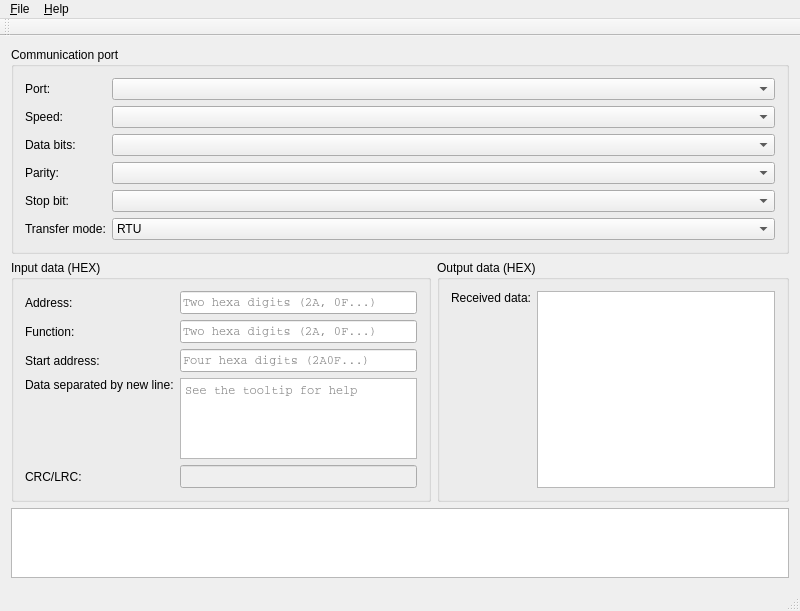
<?xml version="1.0" encoding="UTF-8"?>
<ui version="4.0">
 <class>MainWindow</class>
 <widget class="QMainWindow" name="MainWindow">
  <property name="enabled">
   <bool>true</bool>
  </property>
  <property name="geometry">
   <rect>
    <x>0</x>
    <y>0</y>
    <width>800</width>
    <height>611</height>
   </rect>
  </property>
  <property name="minimumSize">
   <size>
    <width>800</width>
    <height>600</height>
   </size>
  </property>
  <property name="windowTitle">
   <string>Basic MODBUS communication tool</string>
  </property>
  <widget class="QWidget" name="centralWidget">
   <layout class="QGridLayout" name="gridLayout_2">
    <item row="3" column="0" colspan="2">
     <layout class="QHBoxLayout" name="horizontalLayout">
      <item>
       <widget class="QGroupBox" name="groupBox">
        <property name="title">
         <string>Input data (HEX)</string>
        </property>
        <layout class="QGridLayout" name="gridLayout">
         <item row="1" column="0">
          <widget class="QLabel" name="label_3">
           <property name="text">
            <string>Function:</string>
           </property>
          </widget>
         </item>
         <item row="3" column="0" alignment="Qt::AlignTop">
          <widget class="QLabel" name="label_5">
           <property name="text">
            <string>Data separated by new line:</string>
           </property>
          </widget>
         </item>
         <item row="0" column="1">
          <widget class="QLineEdit" name="leAddress1">
           <property name="font">
            <font>
             <family>Courier</family>
            </font>
           </property>
           <property name="inputMask">
            <string/>
           </property>
           <property name="maxLength">
            <number>32767</number>
           </property>
           <property name="placeholderText">
            <string>Two hexa digits (2A, 0F...)</string>
           </property>
          </widget>
         </item>
         <item row="3" column="1">
          <widget class="QPlainTextEdit" name="teData">
           <property name="font">
            <font>
             <family>Courier</family>
            </font>
           </property>
           <property name="toolTip">
            <string>&lt;html&gt;&lt;head/&gt;&lt;body&gt;&lt;p&gt;Data se zadávají jako byte v hexa (0A, 5F) oddělené enterem. Pro režim čtení se zadávají pouze dva byte (první HIGH, druhý LOW) s očekávaným počtem přijatých byte např.:&lt;/p&gt;&lt;p&gt;&lt;span style=&quot; font-weight:600;&quot;&gt;00&lt;/span&gt;&lt;/p&gt;&lt;p&gt;&lt;span style=&quot; font-weight:600;&quot;&gt;02&lt;/span&gt;&lt;/p&gt;&lt;p&gt;pro přijeté 2 byte. Maximální počet byte je 20 slov, tj. 40 byte, v režimu zápisu na zařízení.&lt;/p&gt;&lt;/body&gt;&lt;/html&gt;</string>
           </property>
           <property name="placeholderText">
            <string>See the tooltip for help</string>
           </property>
          </widget>
         </item>
         <item row="2" column="0">
          <widget class="QLabel" name="label_4">
           <property name="text">
            <string>Start address:</string>
           </property>
          </widget>
         </item>
         <item row="2" column="1">
          <widget class="QLineEdit" name="leStartAddress">
           <property name="font">
            <font>
             <family>Courier</family>
            </font>
           </property>
           <property name="maxLength">
            <number>4</number>
           </property>
           <property name="placeholderText">
            <string>Four hexa digits (2A0F...)</string>
           </property>
          </widget>
         </item>
         <item row="0" column="0">
          <widget class="QLabel" name="label_2">
           <property name="text">
            <string>Address:</string>
           </property>
          </widget>
         </item>
         <item row="1" column="1">
          <widget class="QLineEdit" name="leFunction">
           <property name="font">
            <font>
             <family>Courier</family>
            </font>
           </property>
           <property name="maxLength">
            <number>2</number>
           </property>
           <property name="placeholderText">
            <string>Two hexa digits (2A, 0F...)</string>
           </property>
          </widget>
         </item>
         <item row="4" column="0">
          <widget class="QLabel" name="label_6">
           <property name="text">
            <string>CRC/LRC:</string>
           </property>
          </widget>
         </item>
         <item row="4" column="1">
          <widget class="QLineEdit" name="leCRC">
           <property name="enabled">
            <bool>false</bool>
           </property>
           <property name="font">
            <font>
             <family>Courier</family>
            </font>
           </property>
           <property name="text">
            <string/>
           </property>
           <property name="maxLength">
            <number>4</number>
           </property>
           <property name="placeholderText">
            <string/>
           </property>
          </widget>
         </item>
         <item row="5" column="0" colspan="2">
          <spacer name="verticalSpacer">
           <property name="orientation">
            <enum>Qt::Vertical</enum>
           </property>
           <property name="sizeHint" stdset="0">
            <size>
             <width>20</width>
             <height>40</height>
            </size>
           </property>
          </spacer>
         </item>
        </layout>
       </widget>
      </item>
      <item>
       <widget class="QGroupBox" name="groupBox_2">
        <property name="title">
         <string>Output data (HEX)</string>
        </property>
        <layout class="QGridLayout" name="gridLayout_3">
         <item row="0" column="1">
          <widget class="QPlainTextEdit" name="teOutput">
           <property name="font">
            <font>
             <family>Courier</family>
            </font>
           </property>
           <property name="readOnly">
            <bool>true</bool>
           </property>
          </widget>
         </item>
         <item row="0" column="0" alignment="Qt::AlignTop">
          <widget class="QLabel" name="label_7">
           <property name="text">
            <string>Received data:</string>
           </property>
          </widget>
         </item>
        </layout>
       </widget>
      </item>
     </layout>
    </item>
    <item row="0" column="0" colspan="2">
     <widget class="QGroupBox" name="groupBox_3">
      <property name="title">
       <string>Communication port</string>
      </property>
      <layout class="QGridLayout" name="gridLayout_4">
       <item row="6" column="0">
        <widget class="QLabel" name="label_12">
         <property name="text">
          <string>Transfer mode:</string>
         </property>
        </widget>
       </item>
       <item row="6" column="1">
        <widget class="QComboBox" name="comboBox">
         <property name="sizePolicy">
          <sizepolicy hsizetype="Expanding" vsizetype="Fixed">
           <horstretch>0</horstretch>
           <verstretch>0</verstretch>
          </sizepolicy>
         </property>
         <item>
          <property name="text">
           <string>RTU</string>
          </property>
         </item>
         <item>
          <property name="text">
           <string>ASCII</string>
          </property>
         </item>
        </widget>
       </item>
       <item row="4" column="1">
        <widget class="QComboBox" name="cbParity">
         <property name="sizePolicy">
          <sizepolicy hsizetype="Expanding" vsizetype="Fixed">
           <horstretch>0</horstretch>
           <verstretch>0</verstretch>
          </sizepolicy>
         </property>
        </widget>
       </item>
       <item row="1" column="1">
        <widget class="QComboBox" name="cbPort">
         <property name="sizePolicy">
          <sizepolicy hsizetype="Expanding" vsizetype="Fixed">
           <horstretch>0</horstretch>
           <verstretch>0</verstretch>
          </sizepolicy>
         </property>
        </widget>
       </item>
       <item row="2" column="1">
        <widget class="QComboBox" name="cbPortSpeed">
         <property name="sizePolicy">
          <sizepolicy hsizetype="Expanding" vsizetype="Fixed">
           <horstretch>0</horstretch>
           <verstretch>0</verstretch>
          </sizepolicy>
         </property>
        </widget>
       </item>
       <item row="1" column="0">
        <widget class="QLabel" name="label">
         <property name="text">
          <string>Port:</string>
         </property>
        </widget>
       </item>
       <item row="3" column="1">
        <widget class="QComboBox" name="cbDataBit">
         <property name="sizePolicy">
          <sizepolicy hsizetype="Expanding" vsizetype="Fixed">
           <horstretch>0</horstretch>
           <verstretch>0</verstretch>
          </sizepolicy>
         </property>
        </widget>
       </item>
       <item row="3" column="0">
        <widget class="QLabel" name="label_9">
         <property name="text">
          <string>Data bits:</string>
         </property>
        </widget>
       </item>
       <item row="4" column="0">
        <widget class="QLabel" name="label_10">
         <property name="text">
          <string>Parity:</string>
         </property>
        </widget>
       </item>
       <item row="5" column="0">
        <widget class="QLabel" name="label_11">
         <property name="text">
          <string>Stop bit:</string>
         </property>
        </widget>
       </item>
       <item row="2" column="0">
        <widget class="QLabel" name="label_8">
         <property name="text">
          <string>Speed:</string>
         </property>
        </widget>
       </item>
       <item row="5" column="1">
        <widget class="QComboBox" name="cbStopBit">
         <property name="sizePolicy">
          <sizepolicy hsizetype="Expanding" vsizetype="Fixed">
           <horstretch>0</horstretch>
           <verstretch>0</verstretch>
          </sizepolicy>
         </property>
        </widget>
       </item>
      </layout>
     </widget>
    </item>
    <item row="4" column="0" colspan="2">
     <widget class="QPlainTextEdit" name="teLog">
      <property name="font">
       <font>
        <family>Courier</family>
       </font>
      </property>
      <property name="readOnly">
       <bool>true</bool>
      </property>
      <property name="plainText">
       <string/>
      </property>
     </widget>
    </item>
   </layout>
  </widget>
  <widget class="QMenuBar" name="menuBar">
   <property name="geometry">
    <rect>
     <x>0</x>
     <y>0</y>
     <width>800</width>
     <height>21</height>
    </rect>
   </property>
   <widget class="QMenu" name="menu_File">
    <property name="title">
     <string>&amp;File</string>
    </property>
    <addaction name="action_Quit"/>
   </widget>
   <widget class="QMenu" name="menu_help">
    <property name="title">
     <string>&amp;Help</string>
    </property>
    <addaction name="action_about"/>
   </widget>
   <addaction name="menu_File"/>
   <addaction name="menu_help"/>
  </widget>
  <widget class="QToolBar" name="mainToolBar">
   <attribute name="toolBarArea">
    <enum>TopToolBarArea</enum>
   </attribute>
   <attribute name="toolBarBreak">
    <bool>false</bool>
   </attribute>
  </widget>
  <widget class="QStatusBar" name="statusBar"/>
  <action name="action_Quit">
   <property name="text">
    <string>&amp;Quit</string>
   </property>
   <property name="shortcut">
    <string>Ctrl+Q</string>
   </property>
  </action>
  <action name="action_about">
   <property name="text">
    <string>&amp;About</string>
   </property>
  </action>
 </widget>
 <layoutdefault spacing="6" margin="11"/>
 <tabstops>
  <tabstop>cbPort</tabstop>
  <tabstop>cbPortSpeed</tabstop>
  <tabstop>cbDataBit</tabstop>
  <tabstop>cbParity</tabstop>
  <tabstop>cbStopBit</tabstop>
  <tabstop>comboBox</tabstop>
  <tabstop>leAddress1</tabstop>
  <tabstop>leFunction</tabstop>
  <tabstop>leStartAddress</tabstop>
  <tabstop>teData</tabstop>
  <tabstop>leCRC</tabstop>
  <tabstop>teOutput</tabstop>
  <tabstop>teLog</tabstop>
 </tabstops>
 <resources/>
 <connections/>
</ui>
